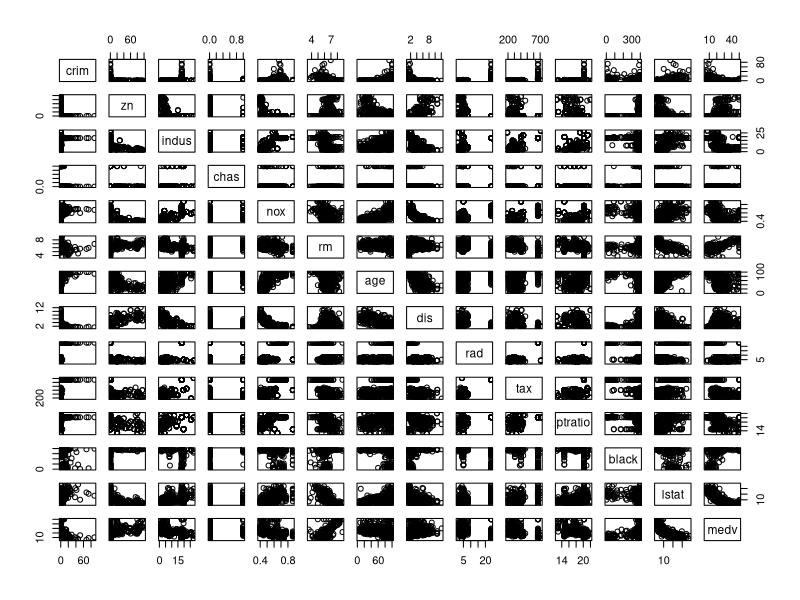
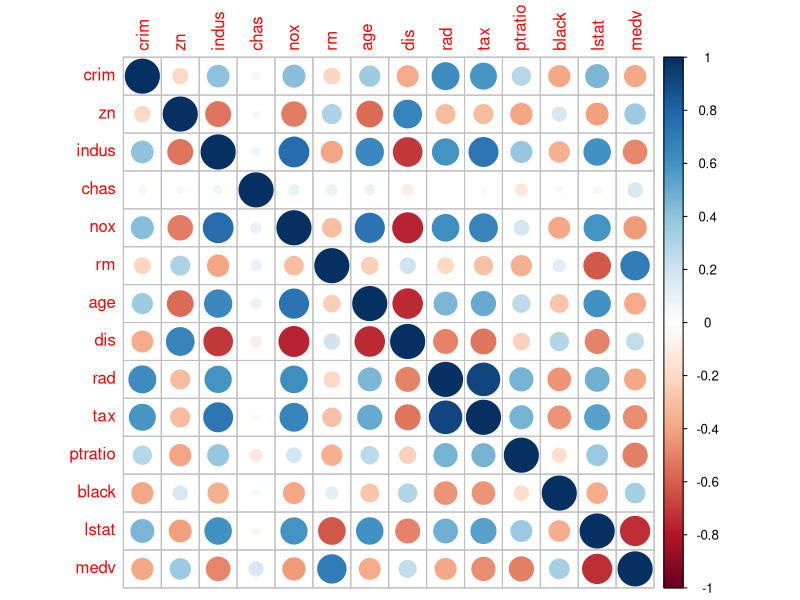
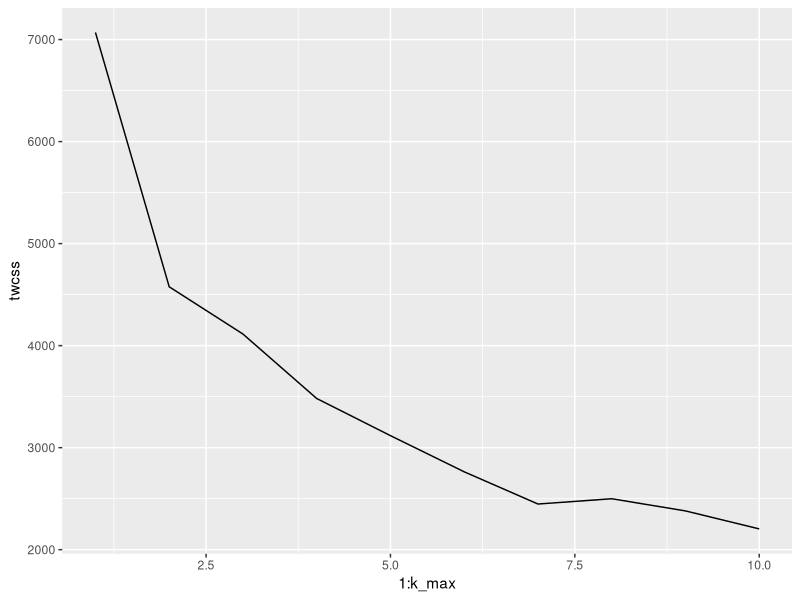
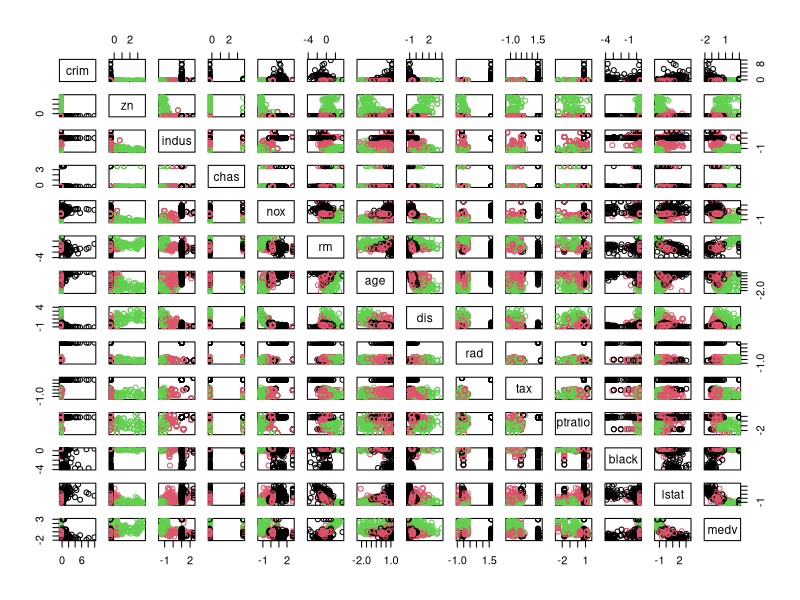

The R script that drew these images, in order:
## ---- chunk 1
# knitr is used to build this report, so it is included by default

# Remove the '##' from each line of R output blocks
knitr::opts_chunk$set(comment = '')

# Used knitr options: No "##" before output
library(dplyr)
library(ggplot2)
library(GGally)
library(gridExtra)
library(tidyr)
library(MASS)  # Contains the used dataset
library(corrplot)
## ---- chunk 2
# Task 2
data("Boston")  # Creates variable named Boston
str(Boston)
knitr::kable(head(Boston, 5))
## ---- chunk 3
# Task 3
summary(Boston)
pairs(Boston)
corrplot(cor(Boston), method="circle")
## ---- chunk 4
boston_scaled <- scale(Boston)
#summary(boston_scaled)
# scale() returns a matrix object, change it to a data.frame
boston_scaled <- as.data.frame(boston_scaled)
summary(boston_scaled)
## ---- chunk 5
# # create a quantile vector of crim and print it
# bins <- quantile(boston_scaled$crim)
# bins
# 
# # create a categorical variable 'crime'
# crime <- cut(boston_scaled$crim, breaks = bins, include.lowest = TRUE, label=c("low", "med_low", "med_high", "high"))
# 
# # look at the table of the new factor crime
# table(crime)
# 
# # remove original crim from the dataset
# boston_scaled <- dplyr::select(boston_scaled, -crim)
# 
# # add the new categorical value to scaled data
# boston_scaled <- data.frame(boston_scaled, crime)

# # boston_scaled is available

## ---- chunk 6

# # number of rows in the Boston dataset 
# n <- nrow(boston_scaled)
# 
# # choose randomly 80% of the rows
# ind <- sample(n,  size = n * 0.8)
# 
# # create train set
# train <- boston_scaled[ind,]
# 
# # create test set 
# test <- boston_scaled[-ind,]
# 
# # save the correct classes from test data
# correct_classes <- test$crime
# 
# # remove the crime variable from test data
# test <- dplyr::select(test, -crime)
# 
## ---- chunk 7
# # linear discriminant analysis
# lda.fit <- lda(crime ~ ., data = train)
# 
# # print the lda.fit object
# lda.fit
# 
# Function lifted directly from DataCamp exercises
# # the function for lda biplot arrows
lda.arrows <- function(x, myscale = 1, arrow_heads = 0.1, color = "red", tex = 0.75, choices = c(1,2)){
  heads <- coef(x)
  arrows(x0 = 0, y0 = 0, 
         x1 = myscale * heads[,choices[1]], 
         y1 = myscale * heads[,choices[2]], col=color, length = arrow_heads)
  text(myscale * heads[,choices], labels = row.names(heads), 
       cex = tex, col=color, pos=3)
}
# 
# # target classes as numeric
# classes <- as.numeric(train$crime)
# 
# # plot the lda results
# plot(lda.fit, dimen = 2, col=classes, pch=classes)
# lda.arrows(lda.fit, myscale = 1)
## ---- chunk 8
# # predict classes with test data
# lda.pred <- predict(lda.fit, newdata = test)
# 
# # cross tabulate the results
# table(correct = correct_classes, predicted = lda.pred$class)
## ---- chunk 9
# Set seed for reproducible results, k-means algorithm sets the initial
# cluster center points randomly.
set.seed(2020)

# Reload original Boston dataset
data('Boston')

# Scale the dataset
boston_scaled <- scale(Boston) %>% as.data.frame()
summary(boston_scaled)
# Calculate euclidean distance and show it
dist_eu <- dist(Boston)
summary(dist_eu)
 
# # manhattan distance matrix
# dist_man <- dist(Boston, method="manhattan")
# 
# # look at the summary of the distances
# summary(dist_man)
# # 

# k-means clustering
km <-kmeans(boston_scaled, centers = 3)
# 
# # plot the Boston dataset with clusters
# pairs(Boston[6:10], col = km$cluster)
# 

# # determine the number of clusters
k_max <- 10
# 
# # calculate the total within sum of squares
twcss <- sapply(1:k_max, function(k){kmeans(boston_scaled, k)$tot.withinss})
# 
# # visualize the results
qplot(x = 1:k_max, y = twcss, geom = 'line')
# 
# # k-means clustering
# km <-kmeans(Boston, centers = 2)
# 
# # plot the Boston dataset with clusters
pairs(boston_scaled, col = km$cluster)
# 

## ---- chunk 10
# Reload original Boston dataset
data('Boston')
# Scale the dataset
boston_scaled <- scale(Boston) %>% as.data.frame
summary(boston_scaled)
# # # k-means clustering
km <-kmeans(boston_scaled, centers = 7)
summary(km)
## ---- chunk 11
# This script is provided in assignment #
# model_predictors <- dplyr::select(train, -crime)
# 
# # check the dimensions
# dim(model_predictors)
# dim(lda.fit$scaling)
# 
# # matrix multiplication
# matrix_product <- as.matrix(model_predictors) %*% lda.fit$scaling
# matrix_product <- as.data.frame(matrix_product)

# Next, install and access the plotly package. Create a 3D plot (Cool!) of the columns of the matrix product by typing the code below.
# plot_ly(x = matrix_product$LD1, y = matrix_product$LD2, z = matrix_product$LD3, type= 'scatter3d', mode='markers')
## ---- chunk 12

